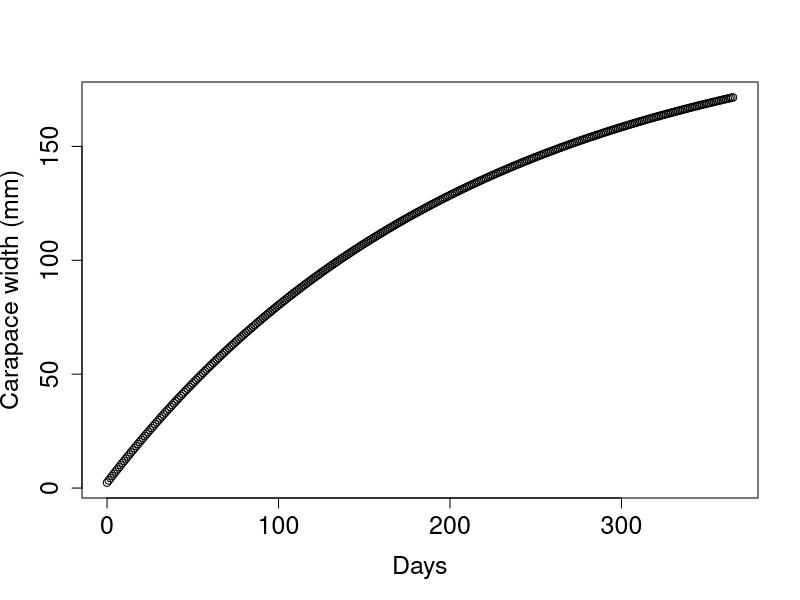
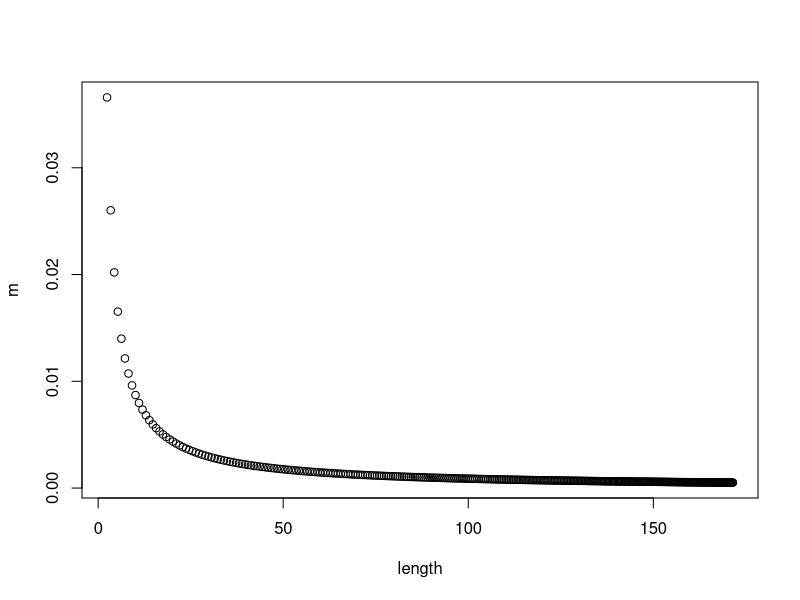
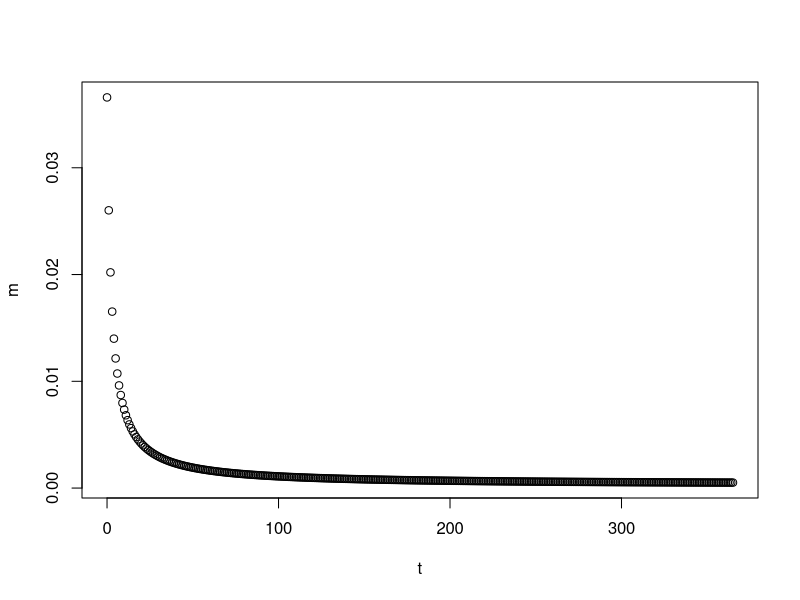
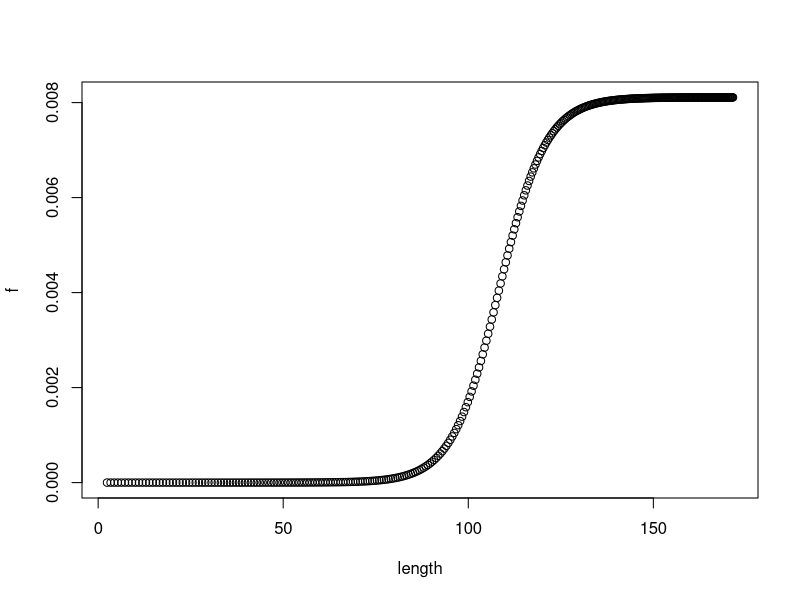
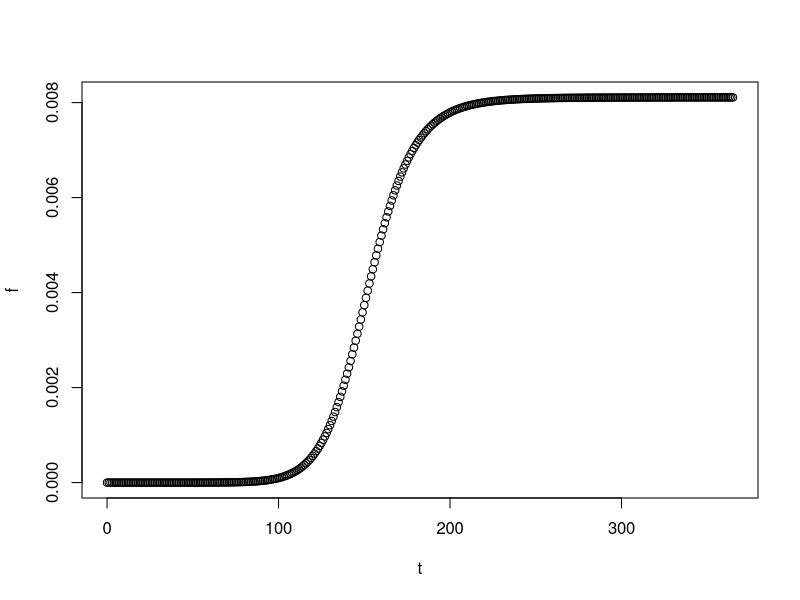
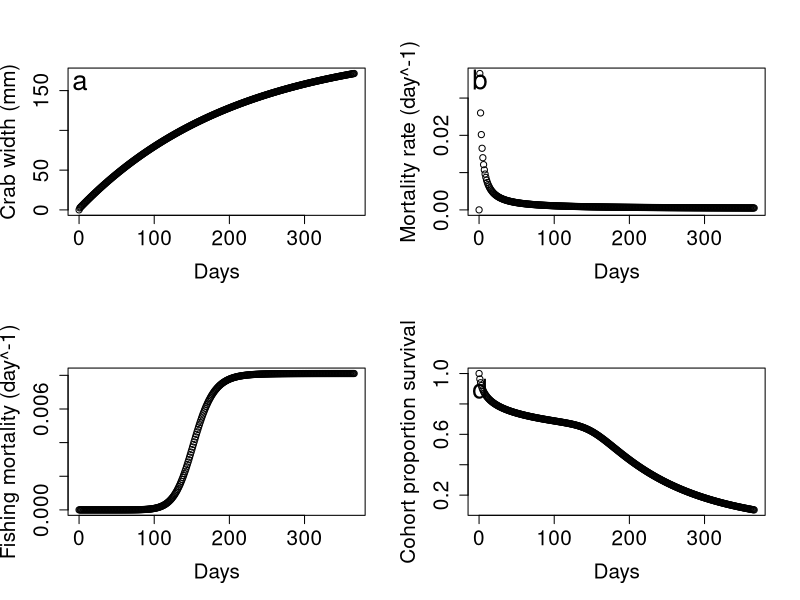
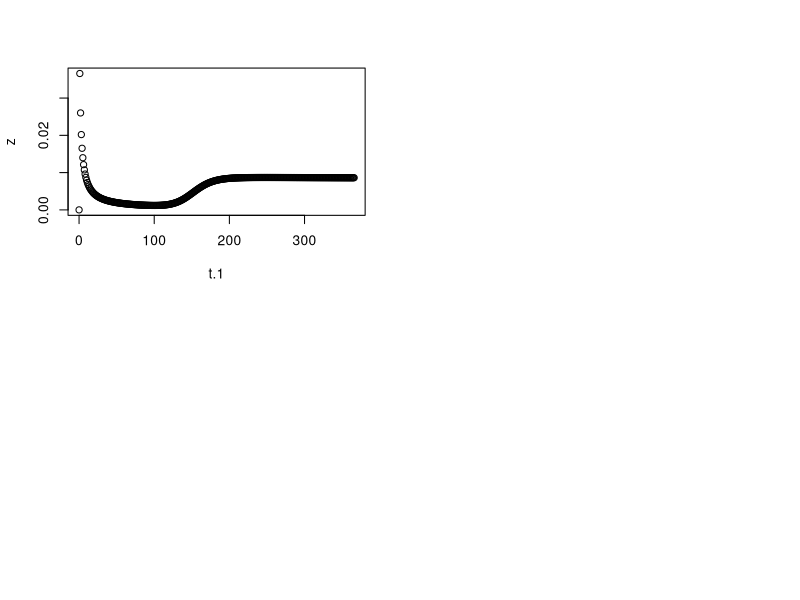

R code for these plots, in order:
####This code is to recreate the Lorenzen model using actual data for juveniles to adult

##Growth model (I guess with a von bertalanffy model, I dont' have to do stepwise function. Implicitly assuming continuous growth)
l.inf=mean(c(219.8, 204.1, 208, 211.8, 211, 188.6)) ##average adult size (CW) in mm
l.rel=mean(c(2.38, 2.43)) ##average size at crab stage 1
# K=mean(c(1.82, 1.8, 1.9, 1.7, 1.64, 1.62)) ####Based on the modeled outputs and the results from Josileen and Menon 2005, I'm pretty sure these K values are annual growth rates. So I'm going to divide them by 365 and work in days
K=mean(c(1.82, 1.8, 1.9, 1.7, 1.64, 1.62))/365

size=function(t){
	l=l.inf-(l.inf-l.rel)*exp(-K*t)
}

t=seq(0, 365, by =1) ##assume day ######Bernal, if you want to look at larger size classes, I recommend changing the number of days the model runs from 365 days to something longer like 600 days or so since the crabs might not grow to that larger size class at only 365 days 
length=size(t)
plot(length~t, ylab='Carapace width (mm)', xlab='Days', cex.axis=1.5, cex.lab=1.5) ##excellent, growth output seems to match paper's data

##Mortality function
mr=0.0176 ###Using values from 'Calculating mortality rates for juveniles'
lr=5

mortality=function(l){
	m=mr*(lr/l)
}
m=mortality(length)
plot(m~length)

plot(m~t)


##Fishing function, may have actual data here=
##Should note that f and m are 'rate' in Nexp(rt) so can be any positive numbers (greater than 1 less than 1, it's all good). But doesn't have any meaningful units. It's not %/time period
f.inf=2.96 #SE 0.315
# # q=-1.58 ##Pretty sure q has to be a negative number or equation should have a (-) sign. Going to make q solely positive and put (-) in equation
q=0.158 ##SE 0.126 ##Maybe I want a different distribution than normal for this parameter (has to be solely positive, gamma or use absolute values)
lc=108.3 ##SE 5.8 #

fishing=function(l) {
	f=f.inf/(1+exp(-q*(l-lc)))
}

f=fishing(length)/365
plot(f~length)
plot(f~t)

##Construct actual forloop
##Great everything works in theory and really, all I need now is to fill in numbers
numbers=function(t, i) {
	num=n[i]*exp(-(mortality(size(t))+fishing(size(t))/365)*delta.t)
}

t=seq(from=0, to=365, by=1) ##Need to figure out if starts at 1 or 0 for time. ##Might actually want 0 because that will give reference size for crabs (and relevant parameters following that)
n=rep(0, length(t))
h=rep(0, length(t))
m=rep(0, length(t))
s=rep(0, length(t))
f=rep(0, length(t))

n[1]=1
delta.t=1


for(i in 1:length(t))
{
	n[i+1]=numbers(t=t[i], i=i)
	s[i+1]=size(t[i])
	m[i+1]=mortality(size(t[i]))
	f[i+1]=fishing(size(t[i]))/365
}

t.1=c(t, max(t)+1)
par(mfrow=(c(2,2)))
plot(s~t.1, ylab='Crab width (mm)', xlab='Days', cex.lab=1.5, cex.axis=1.5)
text(1, 160, labels=c('a'), cex=2 )
plot(m~t.1, ylab='Mortality rate (day^-1)', xlab='Days', cex.lab=1.5, cex.axis=1.5)
text(1, 0.035, labels=c('b'), cex=2 )
plot(f~t.1, ylab='Fishing mortality (day^-1)', xlab='Days', cex.lab=1.5, cex.axis=1.5)
text(1, 2.8, labels=c('c'), cex=2 )
plot(n~t.1, ylab='Cohort proportion survival', xlab='Days', cex.lab=1.5, cex.axis=1.5)
text(1, 0.9, labels=c('d'), cex=2 )

final.data=data.frame(n, m, s,f, t.1)
final.data[final.data$s<115,]$n #######Hi Bernal, if you would like to see the survival of juveniles to a different size than 115mm, just change this value to your desired size class. For instance, if you want to know survival at 130mm, change the value from 115 to 130.
###Actual survival percent is 0.65
0.65*100 #percent

##0.09*0.000153 (larval and juvenile survival)
0.09*0.65
1800000*0.0585

0.09*0.000153*100

z=m+f
plot(z~t.1)